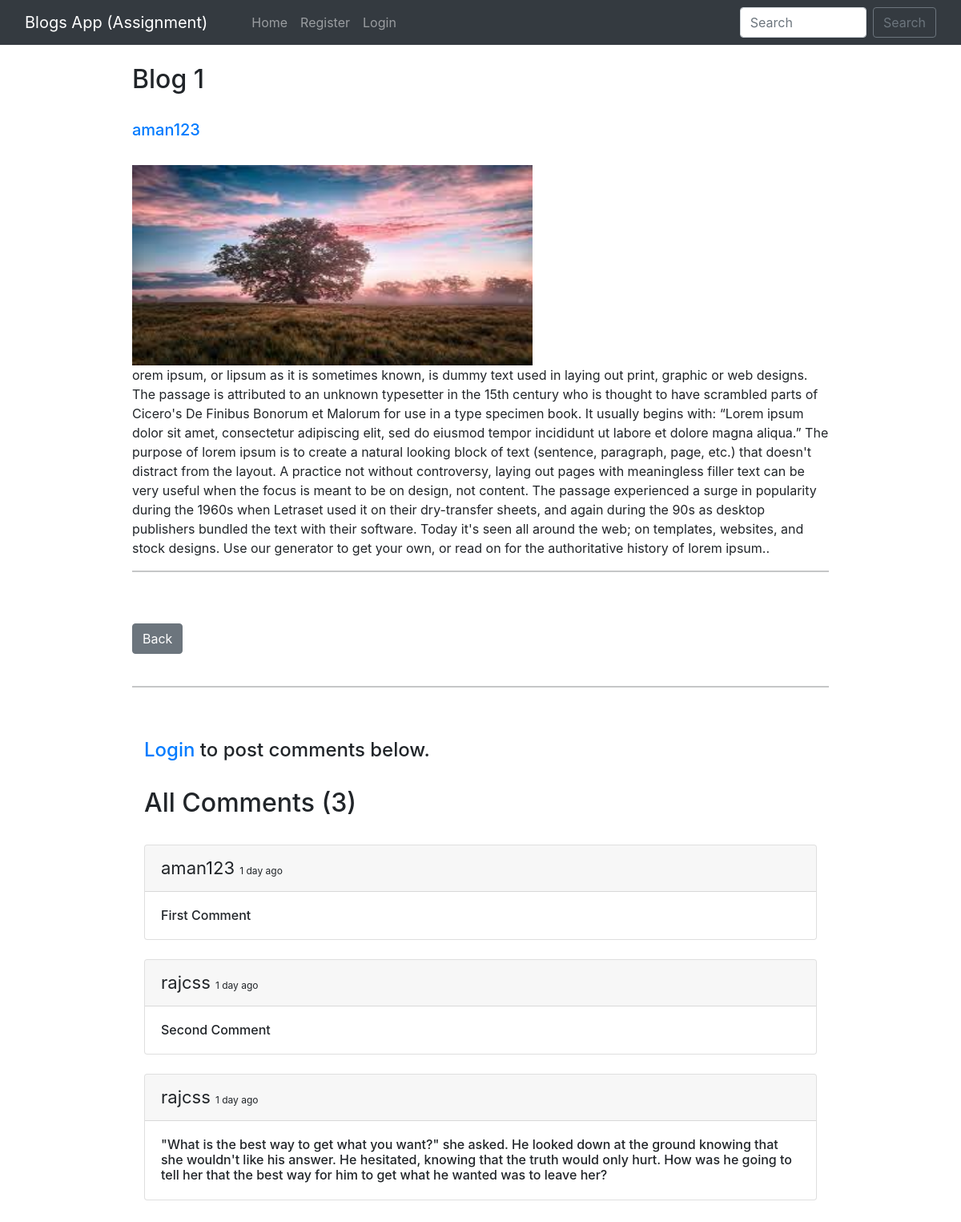
Page /blog/blog-test/ on the committed database.
### blog/models.py (models this page shows, shortened)
class BlogPost(models.Model):
    title = models.CharField(max_length=200, unique=True)
    slug = models.SlugField(max_length=200, unique=True)
    author = models.ForeignKey(User, on_delete= models.CASCADE,related_name='blog_posts')
    updated_on = models.DateTimeField(auto_now= True)
    image = models.ImageField(upload_to="profile_pics", blank=True, null=True)
    content = models.TextField()
    created_on = models.DateTimeField(auto_now_add=True)

class Comment(models.Model):
    user = models.ForeignKey(User, on_delete=models.CASCADE)
    content = models.TextField()
    blog = models.ForeignKey(BlogPost, on_delete=models.CASCADE)
    parent_comment = models.ForeignKey('self', on_delete=models.CASCADE, null=True, blank=True)
    now = datetime.now()
    dateTime=models.DateTimeField(default=now)

### blog/views.py (the view)
# urls.py: path("blog/<str:slug>/", views.blogs_comments, name="blogs_comments"),
def blogs_comments(request, slug):
    post = BlogPost.objects.filter(slug=slug).first()
    comments = Comment.objects.filter(blog=post)
    if request.method=="POST":
        user = request.user
        content = request.POST.get('content','')
        blog_id =request.POST.get('blog_id','')
        comment = Comment(user = user, content = content, blog=post)
        comment.save()
    return render(request, "blog_comments.html", {'post':post, 'comments':comments})

### templates/blog_comments.html (shortened to what this page needs)
{% extends 'base.html' %}
{% block body %}
{% load humanize %}
<div class="container w-75 my-4">
      <h2 class="blog-post-title">{{post.title}}</h2>
      <br>
      <div class="media">
            <div class="media-body">
                  <h5 class="mt-0"><a href="/user_profile/{{post.author.id}}/">{{post.author}}
                        </a></h5>
            </div>
      </div>
      <br>
      <img src="/media/{{post.image}}" alt="" height="250px" width="500px">
      <br>
      <p>{{post.content}}.</p>
      <hr>
      <br/><br>
      <a href="{% url 'blogs' %}" class ="btn
      btn-secondary">Back</a>
      <br/><br>
      <hr>
      <br/><br>
      {% if user.is_authenticated %}
      <div class="container">
            <h2>Add Your Comments </h2>
            <br/><br>
            <form action="/blog/{{post.slug}}/" method="POST"> {% csrf_token %}
                  <div class="form-floating">
                        <textarea class="form-control" placeholder="Enter your comment here." id="floatingTextarea2"
                              style="height: 100px" id="content" name="content"></textarea>
                        <label for="floatingTextarea2">Leave a comment here.</label>
                        <br>
                        <button type="submit" class="btn btn-primary">Post Comment</button>
                  </div>
            </form>
            {% else %}
            <div class="container">
                  <h4><a href="/login/">Login</a> to post comments below.</h4>
                  {% endif %}
                  <br>
                  <h2>All Comments ({{comments.count}})</h2>
                  <br>
                  {% for comment in comments %}
                  <div class="card">
                        <div class="card-header">
                              <span style="font-size: 22px;">{{comment.user}} </span> <span
                                    style="font-size: 12px;">{{comment.dateTime | naturaltime}}</span>
                        </div>
                        <div class="card-body">
                              <h6 class="card-text">{{comment.content}}</h6>
                        </div>
                  </div>
                  <br>
                  {% endfor %}
            </div>
      </div>
      {% endblock %}

### rows in the picture
BlogPost: title "Blog 1", author "aman123", image (picture), content "orem ipsum, or lipsum as it is sometimes known, is dummy text used in laying out print, graphic or web designs. The passage is attributed to an unknown typesetter in the 15th century who is thought to have scrambled parts of Cicero's De Finibus Bonorum et Malorum for use in a type specimen book. It usually begins with: “Lorem ipsum dolor sit amet, consectetur adipiscing elit, sed do eiusmod tempor incididunt ut labore et dolore magna aliqua.” The purpose of lorem ipsum is to create a natural looking block of text (sentence, paragraph, page, etc.) that doesn't distract from the layout. A practice not without controversy, laying out pages with meaningless filler text can be very useful when…"
Comment: user "aman123", dateTime "1 day ago", content "First Comment"
Comment: user "rajcss", dateTime "1 day ago", content "Second Comment"
Comment: user "rajcss", dateTime "1 day ago", content "\"What is the best way to get what you want?\" she asked. He looked down at the ground knowing that she wouldn't like his answer. He hesitated, knowing that the truth would only hurt. How was he going to tell her that the best way for him to get what he wanted was to leave her?"

### other values in the picture
{{ comments.count }} "3"
